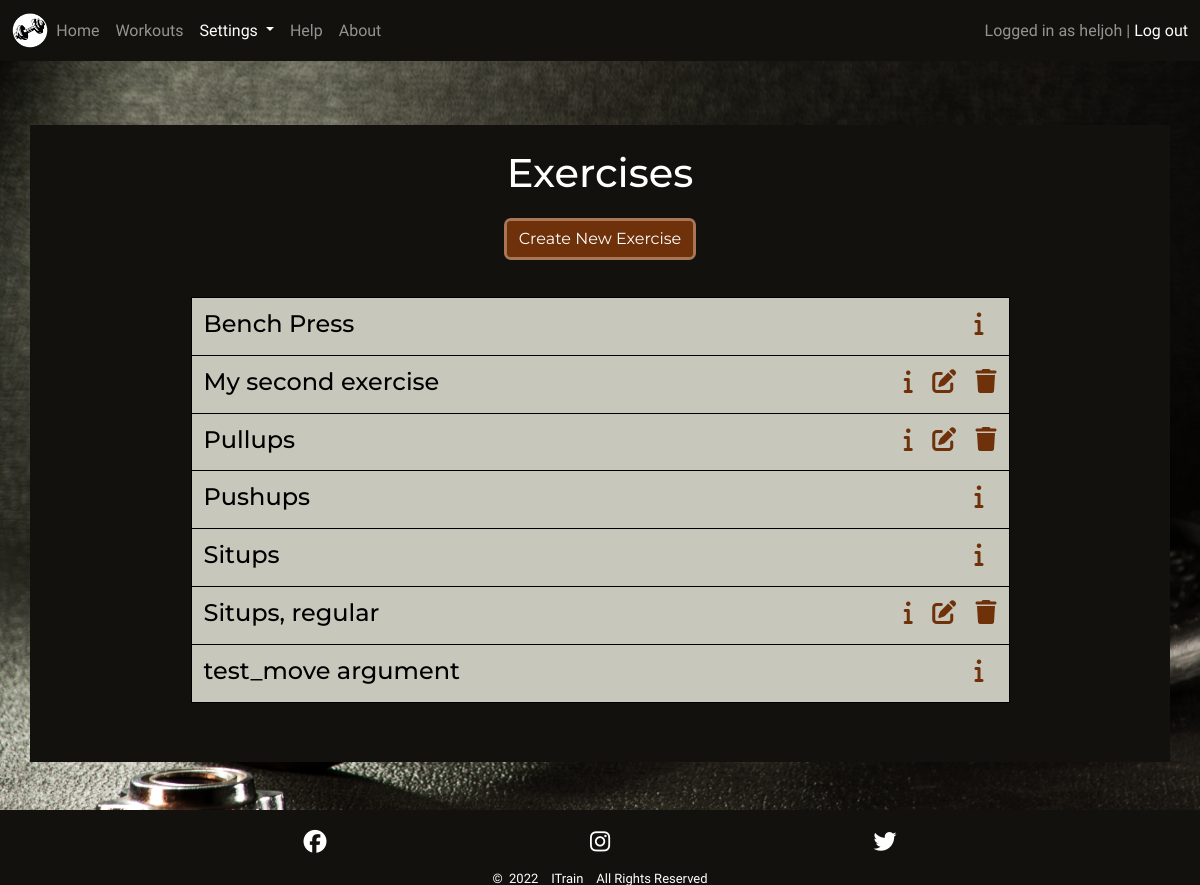
Page /settings/exercises/ (signed in) on the earlier database version.
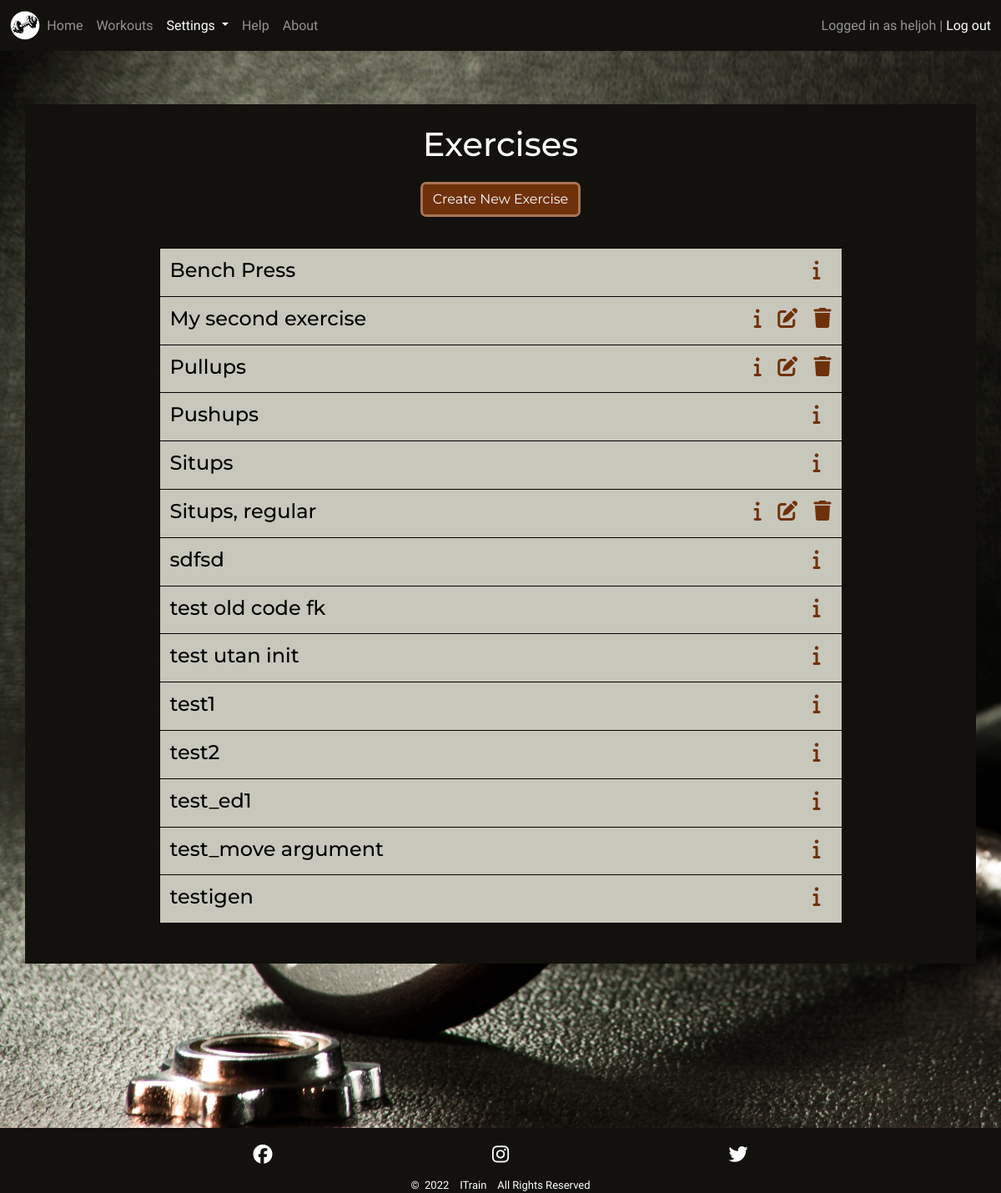
Same page on the later database version.
### setup/models.py (models this page shows, shortened)
class Exercise(models.Model):
    name = models.CharField(max_length=30, null=False, blank=False)
    created_by = models.ForeignKey(User, on_delete=models.CASCADE)
    unit = models.ForeignKey(ExerciseUnit, null=False, blank=False,
                             on_delete=models.SET_DEFAULT,
                             default=get_default_exercise_unit)
    muscle_group = models.ManyToManyField(MuscleGroup, blank=True,
                                          related_name='muscle_groups')
    description = models.TextField(max_length=200, blank=True)
    class Meta:
        ordering = ['name']

### setup/views.py (the view)
# urls.py: path('settings/exercises/', ExerciseList.as_view(), name='exercises'),
class ExerciseList(generic.ListView):
    model = Exercise
    template_name = 'setup/exercises.html'
    paginate_by = 50
    def get_queryset(self):
        queryset = super().get_queryset()
        filter = [self.request.user.username, "itrainadmin"]
        queryset = queryset.filter(created_by__username__in=filter)
        return queryset

### setup/models.py (called while the page is built)
    def __str__(self):
        return self.name

### setup/templates/setup/exercises.html (shortened to what this page needs)
{% extends 'base.html' %}
{% load static %}
{% block content %}
<div class="jumbotron container p1 p-sm-2 mt-md-3">
  {% if user.is_authenticated %}
  <div class="jumbotron-head justify-content-center text-center mt-3">
    <h1 class="mb-4">Exercises</h1>
    <a href="{% url 'create_exercise'%}">
      <button type="button" class="btn btn-primary" aria-label="Create Exercise">Create New Exercise</button>
    </a>
  </div>
  <div class="container-md content-list-container p-sm-4 mt-3 gy-4 dark-clr">
    <div class="row session-workout content-list row-cols-1">
      {% for exercise in exercise_list %}
      <div class="col col-sm-6 col-md-9 grid-col2">
        <h4>{{ exercise.name }}</h4>
      </div>
      <div class="col col-sm-6 col-md-3 grid-col2 list-icons">
        <h4 class="float-start float-sm-end">
          {% if exercise.description != '' or exercise.muscle_group is not None %}
          <a class="med-dark-clr" data-bs-toggle="collapse" href="#collapseExercise{{ exercise.id }}"
            aria-expanded="false" aria-controls="collapseExercise{{ exercise.id }}" aria-label="Exercise Info">
            <i class="fa-solid fa-info"></i></a>&nbsp;&nbsp;
          {% endif %}
          {% if user.username == exercise.created_by.username %}
          <a class="med-dark-clr" href="{% url 'edit_exercise' exercise.id %}" aria-label="Edit Exercise">
            <i class="fa-solid fa-edit"></i></a>&nbsp;&nbsp;
          <a class="med-dark-clr" href="#delete-exercise-{{ exercise.id }}" data-bs-toggle="modal"
            aria-label="Delete Exercise">
            <i class="fa-solid fa-trash"></i>
          </a>
          {% endif %}
        </h4>
      </div>
      {% empty %}
      <div class="col grid-col2 pt-3">
        <h4>You have no Exercises to show</h4>
      </div>
      {% endfor %}
    </div>
  </div>
  {% endif %}
</div>
{% endblock %}

Differences in the rows shown:
added Exercise: name "sdfsd"
added Exercise: name "test old code fk"
added Exercise: name "test utan init"
added Exercise: name "test1"
added Exercise: name "test2"
added Exercise: name "test_ed1"
added Exercise: name "testigen"
